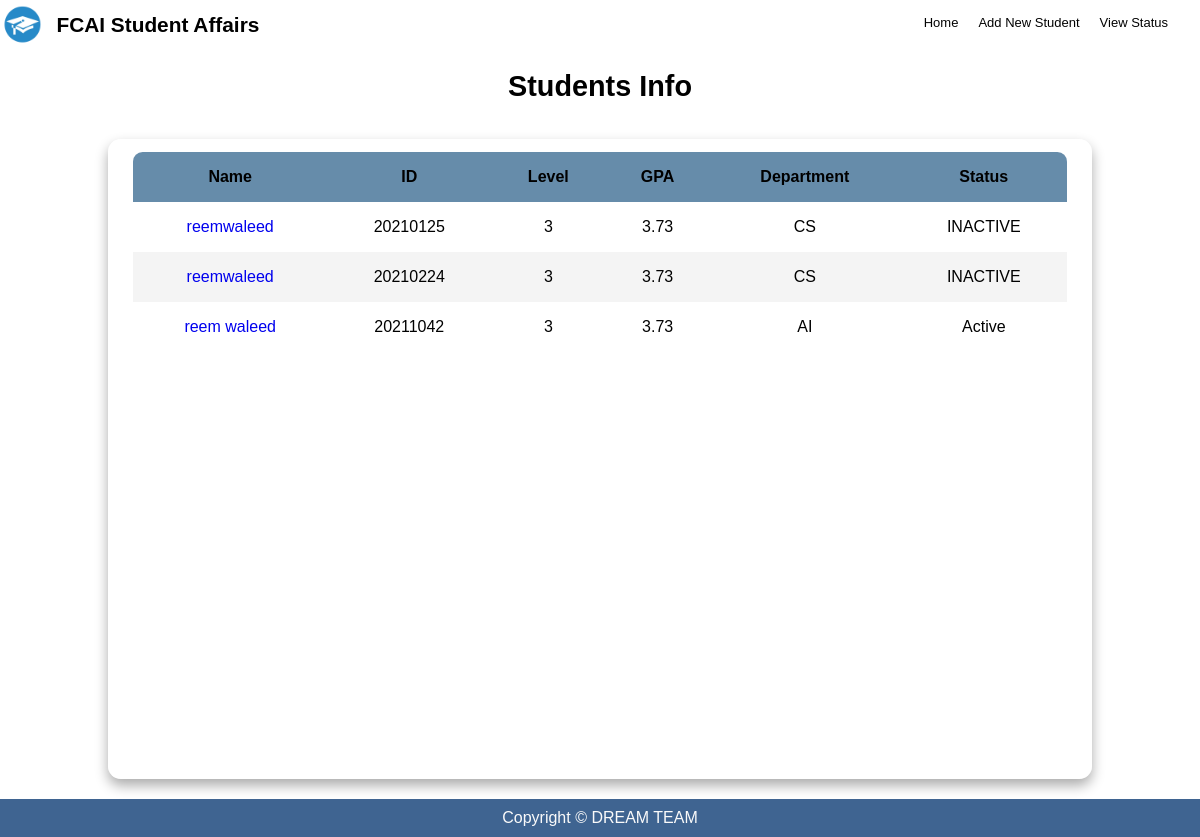
The app's page /students/, older data.
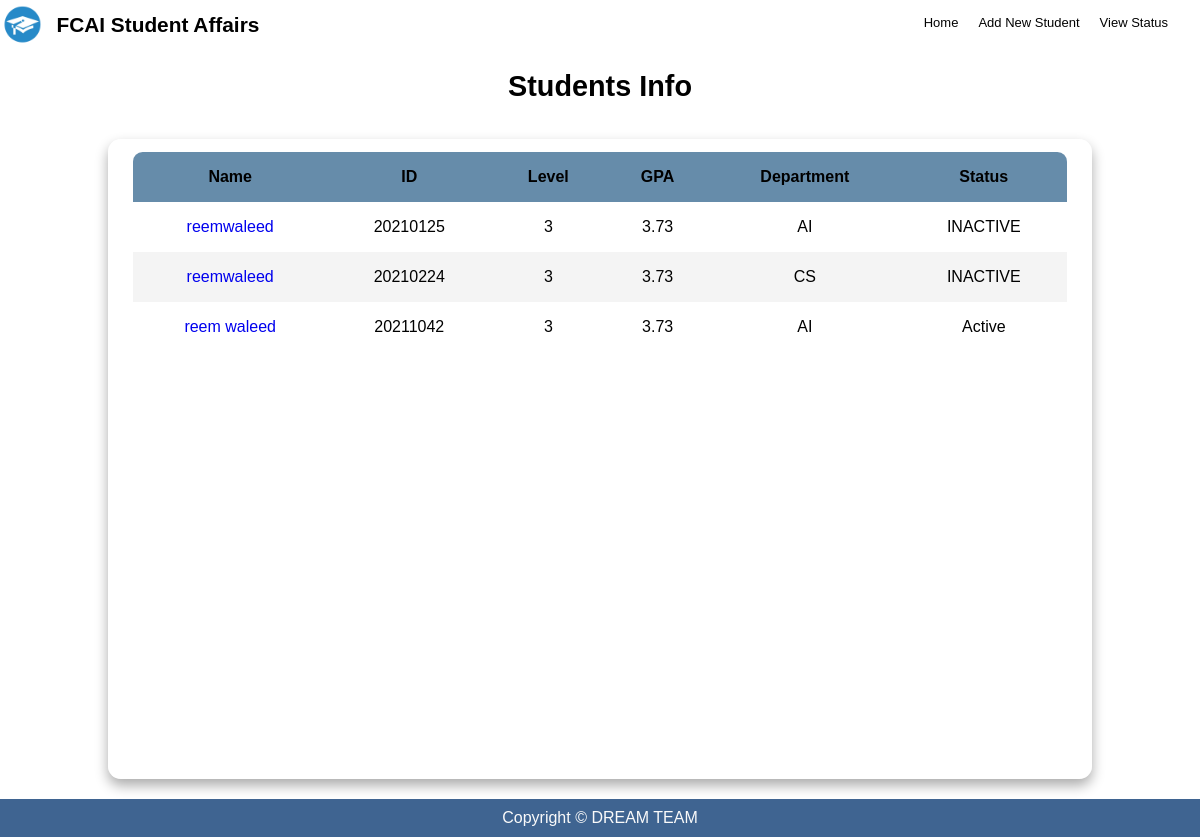
The same page, newer data.
### students/models.py (models this page shows, shortened)
class Student(models.Model):
    name = models.CharField(max_length=50)
    status = models.CharField(max_length=25, choices=Status)
    birthDate = models.DateField()
    gpa = models.FloatField()
    phoneNumber = models.CharField(max_length=11)
    email = models.EmailField()
    gender = models.CharField(max_length=6, choices=Gender)
    level = models.CharField(max_length=1)
    department = models.CharField(max_length=25, choices=Departments)

### students/views.py (the view)
# urls.py: path('students/', views.studentData, name='studentData'),
def studentData(request):
    allStudents = Student.objects.all()  # Get all students from the database
    context = {'allStudents': allStudents}
    return render(request, 'studentData.html', context)

### students/templates/studentData.html
{% extends 'base.html' %} {% block body %}
<br /><br /><br />
<section class="table__header">
  <h1 class="statusTitle">Students Info</h1>
</section>
<div class="allStatusTable">
  <main class="table" id="saifTable">
    <section class="table__body">
      <table>
        <thead>
          <tr>
            <th>Name</th>
            <th>ID</th>
            <th>Level</th>
            <th>GPA</th>
            <th>Department</th>
            <th>Status</th>
          </tr>
        </thead>
        <tbody>
          {% for student in allStudents %}
          <div id="studentContainer">
            <tr>
              <td>
                <a
                  style="text-decoration: none"
                  href="{% url 'students:studentInfo' student.id %}"
                  >{{student.name}}
                </a>
              </td>
              <td>{{student.id}}</td>
              <td>{{student.level}}</td>
              <td>{{student.gpa}}</td>
              <td>{{student.department}}</td>
              <td>{{student.status}}</td>
            </tr>
          </div>
          {% endfor %}
        </tbody>
      </table>
    </section>
  </main>
</div>
{% endblock body %}

Row changes from the older to the newer data that the page shows:
changed Student id 20210125: department "CS" → "AI"
